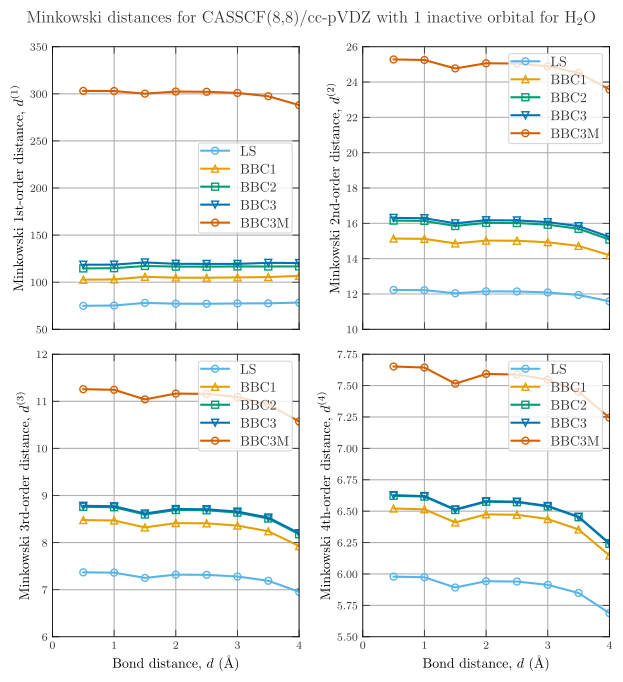

This figure's Python source:
# +---------------------------------------------+
# | Author: Jose Antonio Quiñonero Gris         |
# | Creation date: Saturday 15:24:39 05-11-2022 |
# +---------------------------------------------+

#
# Libreries
#
import matplotlib
from matplotlib.lines import MarkerStyle
import numpy as np
import matplotlib.pyplot as plt
import string
import os

matplotlib.use("pgf")

colores=['#56B4E9', '#E69F00', '#009E73', '#0072B2', '#D55E00', '#CC79A7', '#F0E442']
#
# Style
#
style_file = 'mine.mplstyle'
style_file = os.path.dirname(__file__)+'/{}'.format(style_file)
plt.style.use(style_file)

# Links
# https://jwalton.info/Embed-Publication-Matplotlib-Latex/
# https://jwalton.info/Matplotlib-latex-PGF/

#
# Input data
#
data_file = 'ord-1-minkowski'
data_file = os.path.dirname(__file__)+'/{}'.format(data_file)
imol, m1_els, m1_ebbc1, m1_ebbc2, m1_ebbc3, m1_ebbc3m = np.loadtxt(data_file,
                                                                        unpack=True,
                                                                        skiprows=1)
data_file = 'ord-2-minkowski'
data_file = os.path.dirname(__file__)+'/{}'.format(data_file)
imol, m2_els, m2_ebbc1, m2_ebbc2, m2_ebbc3, m2_ebbc3m = np.loadtxt(data_file,
                                                                        unpack=True,
                                                                        skiprows=1)
data_file = 'ord-3-minkowski'
data_file = os.path.dirname(__file__)+'/{}'.format(data_file)
imol, m3_els, m3_ebbc1, m3_ebbc2, m3_ebbc3, m3_ebbc3m = np.loadtxt(data_file,
                                                                        unpack=True,
                                                                        skiprows=1)
data_file = 'ord-4-minkowski'
data_file = os.path.dirname(__file__)+'/{}'.format(data_file)
imol, m4_els, m4_ebbc1, m4_ebbc2, m4_ebbc3, m4_ebbc3m = np.loadtxt(data_file,
                                                                        unpack=True,
                                                                        skiprows=1)
delta_d = 0.5  # angstrom
bd = delta_d * imol  # bond distances

#
# Plot
#
# fig, axs = plt.subplots(1,3,figsize=(7.2*1.5,4.45))  # For the pdf
fig, axs = plt.subplots(2,2,figsize=(6.33,2*3.45), sharex=True)        # For the pgf
fig.subplots_adjust(left=.15, bottom=.16, right=.99, top=.97)

fig.suptitle(r'Minkowski distances for CASSCF(8,8)/cc-pVDZ with 1 inactive orbital for $\mathrm{H_2O}$')

# =============================================================================
# Energy plot
# -----------------------------------------------------------------------------
#
ax=axs[0,0]
#
ax.plot(bd, m1_els, label=r'LS')
ax.plot(bd, m1_ebbc1, label=r'BBC1')
ax.plot(bd, m1_ebbc2, label=r'BBC2')
ax.plot(bd, m1_ebbc3, label=r'BBC3')
ax.plot(bd, m1_ebbc3m, label=r'BBC3M')
ax.set(
        # title=r'Energy, $\Delta E$',
        # xlabel=r'Bond distance, $d$ (\AA)',
        ylabel=r'Minkowski 1st-order distance, $d^{(1)}$'
        )
ax.legend()

# =============================================================================
# Errors plot
# -----------------------------------------------------------------------------
#
ax=axs[0,1]
#
ax.plot(bd, m2_els, label=r'LS')
ax.plot(bd, m2_ebbc1, label=r'BBC1')
ax.plot(bd, m2_ebbc2, label=r'BBC2')
ax.plot(bd, m2_ebbc3, label=r'BBC3')
ax.plot(bd, m2_ebbc3m, label=r'BBC3M')
ax.set(
        # title=r'Energy, $\Delta E$',
        # xlabel=r'Bond distance, $d$ (\AA)',
        ylabel=r'Minkowski 2nd-order distance, $d^{(2)}$'
        )
ax.legend()

# =============================================================================
# Minkowski distances plot
# -----------------------------------------------------------------------------
#
ax=axs[1,0]
#
ax.plot(bd, m3_els, label=r'LS')
ax.plot(bd, m3_ebbc1, label=r'BBC1')
ax.plot(bd, m3_ebbc2, label=r'BBC2')
ax.plot(bd, m3_ebbc3, label=r'BBC3')
ax.plot(bd, m3_ebbc3m, label=r'BBC3M')
ax.set(
        # title=r'Energy, $\Delta E$',
        xlabel=r'Bond distance, $d$ (\AA)',
        ylabel=r'Minkowski 3rd-order distance, $d^{(3)}$'
        )
ax.legend()
# =============================================================================
# Minkowski distances plot
# -----------------------------------------------------------------------------
#
ax=axs[1,1]
#
ax.plot(bd, m4_els, label=r'LS')
ax.plot(bd, m4_ebbc1, label=r'BBC1')
ax.plot(bd, m4_ebbc2, label=r'BBC2')
ax.plot(bd, m4_ebbc3, label=r'BBC3')
ax.plot(bd, m4_ebbc3m, label=r'BBC3M')
ax.set(
        # title=r'Energy, $\Delta E$',
        xlabel=r'Bond distance, $d$ (\AA)',
        ylabel=r'Minkowski 4th-order distance, $d^{(4)}$'
        )
ax.legend()
# =============================================================================

# Enumerate the subplots
# for n, ax in enumerate(axs):
#     ax.text(-0.1, 1.1, string.ascii_uppercase[n], transform=ax.transAxes,
#             size=20, weight='bold')

nombre_grafica = os.path.basename(__file__).replace(".py", ".pdf")
plt.savefig(nombre_grafica, transparent='True', bbox_inches='tight')
#
nombre_grafica_2 = os.path.basename(__file__).replace(".py", ".pgf")
plt.savefig(nombre_grafica_2, format='pgf')
